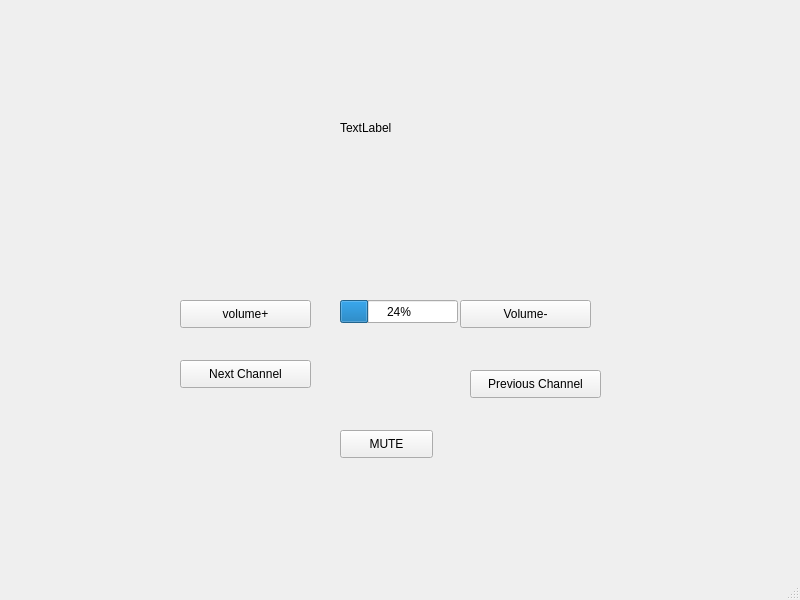
<?xml version="1.0" encoding="UTF-8"?>
<ui version="4.0">
 <class>MainWindow</class>
 <widget class="QMainWindow" name="MainWindow">
  <property name="geometry">
   <rect>
    <x>0</x>
    <y>0</y>
    <width>800</width>
    <height>600</height>
   </rect>
  </property>
  <property name="windowTitle">
   <string>MainWindow</string>
  </property>
  <widget class="QWidget" name="centralwidget">
   <widget class="QPushButton" name="volumeUpButton">
    <property name="geometry">
     <rect>
      <x>180</x>
      <y>300</y>
      <width>131</width>
      <height>28</height>
     </rect>
    </property>
    <property name="text">
     <string>volume+</string>
    </property>
   </widget>
   <widget class="QPushButton" name="voluymeDownButton">
    <property name="geometry">
     <rect>
      <x>460</x>
      <y>300</y>
      <width>131</width>
      <height>28</height>
     </rect>
    </property>
    <property name="text">
     <string>Volume-</string>
    </property>
   </widget>
   <widget class="QPushButton" name="channelUpButton">
    <property name="geometry">
     <rect>
      <x>180</x>
      <y>360</y>
      <width>131</width>
      <height>28</height>
     </rect>
    </property>
    <property name="text">
     <string>Next Channel</string>
    </property>
   </widget>
   <widget class="QPushButton" name="channelDownButton">
    <property name="geometry">
     <rect>
      <x>470</x>
      <y>370</y>
      <width>131</width>
      <height>28</height>
     </rect>
    </property>
    <property name="text">
     <string>Previous Channel</string>
    </property>
   </widget>
   <widget class="QPushButton" name="muteButton">
    <property name="geometry">
     <rect>
      <x>340</x>
      <y>430</y>
      <width>93</width>
      <height>28</height>
     </rect>
    </property>
    <property name="text">
     <string>MUTE</string>
    </property>
   </widget>
   <widget class="QProgressBar" name="volumeBar">
    <property name="geometry">
     <rect>
      <x>340</x>
      <y>300</y>
      <width>118</width>
      <height>23</height>
     </rect>
    </property>
    <property name="value">
     <number>24</number>
    </property>
   </widget>
   <widget class="QLabel" name="pix">
    <property name="geometry">
     <rect>
      <x>340</x>
      <y>120</y>
      <width>55</width>
      <height>16</height>
     </rect>
    </property>
    <property name="text">
     <string>TextLabel</string>
    </property>
   </widget>
  </widget>
  <widget class="QMenuBar" name="menubar">
   <property name="geometry">
    <rect>
     <x>0</x>
     <y>0</y>
     <width>800</width>
     <height>26</height>
    </rect>
   </property>
  </widget>
  <widget class="QStatusBar" name="statusbar"/>
 </widget>
 <resources/>
 <connections/>
</ui>
